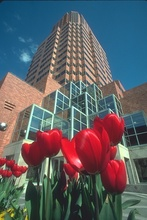
%> input picture MikeLi_lab03/bds1.jpg, 147 x 220 px, shrunk from 321 x 481 before the run
$ octave P4.m   (GNU Octave 9; MATLAB toolbox functions it lacks are replaced by stand-ins)
%> lines starting %> are read from the running program, lines starting %| are printed output that depends on the picture
### MikeLi_lab03/MengyangLi/hist_edge_detector.m
function [edge_map, ori_map] = hist_edge_detector(img,rad, num_orient,numbins)
    %Load the image and convert to grayscale
    if size(img, 3) == 3
        img = rgb2gray(img);
    end
    img = im2double(img);

    % get size of the image
    [rows,cols]=size(img);
    ori_map=zeros(rows,cols);
    edge_map=img;

    % set 8 orientations
    orientation=linspace(0,pi,8);
    m=1;
    n=1;
    for i=1+rad:rows-rad
        for j=1+rad:cols-rad
            chi_s=zeros(1,num_orient);
            for o=1:num_orient
            % define a circle
            [X,Y]=meshgrid(-rad:rad,-rad:rad);
            for p=1:2*rad+1
                for q=1:2*rad+1
                    xyvalue=X(p,q)^2+Y(p,q)^2;
                    % decide if the pixel is in the circle
                    if(xyvalue<=rad^2)% inside the circle
                        % get the angle of pixel
                        if(Y(p,q)>=0 && X(p,q)>=0)
                            angle=atan(Y(p,q)/X(p,q));
                        elseif(Y(p,q)>=0 && X(p,q)<=0)
                            angle=pi+atan(Y(p,q)/X(p,q));
                        elseif(Y(p,q)<=0 && X(p,q)>=0)
                            angle=2*pi+atan(Y(p,q)/X(p,q));
                        else
                            angle=pi+atan(Y(p,q)/X(p,q));
                        end
                        % decide left or right
                        if(angle>orientation(o)+pi)% left half
                            left(m)=img(i+(p-rad-1),j+(p-rad-1));
                            m=m+1;
                        else% right half
                            right(n)=img(i+(p-rad-1),j+(p-rad-1));
                            n=n+1;
                        end
                    else
                        % out of the cirle, ignore
                    end
                end
            end
            % compare
            g1=histcounts(left,numbins);
            h1=histcounts(right,numbins);
            % normalization
            g=g1./sum(g1);
            h=h1./sum(h1);
            for n=1:numbins
                 chi_s(o)=chi_s(o)+0.5*(g(n)-h(n))^2/(g(n)+h(n)+eps);
            end
            m=1;
            n=1;
            end
            [value,index]=max(chi_s);
            ori_map(i,j)=orientation(index);
        end
    end
    % non-max supression
    for i=rad:rows-rad
        for j=rad:cols-rad
            angle1=ori_map(i,j)/pi*180+90;
            if(angle1>360)
                angle1=angle1-360;
            end
            if(angle1>=340 || angle1<=22.5) || (angle1>=157.5 && angle1<=202.5)  % horizontal
                if (img(i,j+1)>img(i,j)) || (img(i,j-1)>img(i,j))
                    edge_map(i,j)=0;
                end
            elseif (angle1>22.5 && angle1<=67.5) || (angle1>202.5 && angle1<=247.5) % 45 degree
                if (img(i+1,j+1)>img(i,j)) || (img(i-1,j-1)>img(i,j))
                    edge_map(i,j)=0;
                end
            elseif (angle1>67.5 && angle1<=112.5) || (angle1>247.5 && angle1<=292.5) %vertical
                if (img(i-1,j)>img(i,j)) ||(img(i+1,j)>img(i,j))
                    edge_map(i,j)=0;
                end
            else
                if (img(i-1,j+1)>img(i,j)) || (img(i+1,j-1)>img(i,j))
                    edge_map(i,j)=0;
                end
            end
        end
    end
end

### MikeLi_lab03/MengyangLi/P4.m
bds1=imread("bds1.jpg");
%> bds1 is the input picture: size 220x147x3 uint8; mean R, G, B 93.9, 96, 100.5
bds2=imread("bds2.jpg");
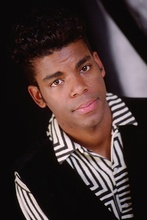
%> input picture MikeLi_lab03/bds2.jpg, 147 x 220 px, shrunk from 321 x 481 before the run
%> bds2 is the input picture: size 220x147x3 uint8; mean R, G, B 67.5, 51.8, 50.4
bds3=imread("bds3.jpg");
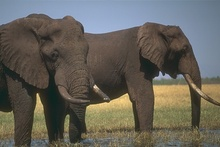
%> input picture MikeLi_lab03/bds3.jpg, 220 x 147 px, shrunk from 481 x 321 before the run
%> bds3 is the input picture: size 147x220x3 uint8; mean R, G, B 101.3, 98.2, 90.1
bds4=imread("bds4.jpg");
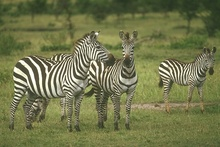
%> input picture MikeLi_lab03/bds4.jpg, 220 x 147 px, shrunk from 481 x 321 before the run
%> bds4 is the input picture: size 147x220x3 uint8; mean R, G, B 114.5, 118.4, 77
bds5=imread("bds5.jpg");
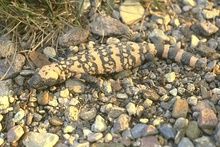
%> input picture MikeLi_lab03/bds5.jpg, 220 x 147 px, shrunk from 481 x 321 before the run
%> bds5 is the input picture: size 147x220x3 uint8; mean R, G, B 146.6, 135.1, 106.1
bds6=imread("bds6.jpg");
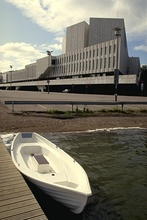
%> input picture MikeLi_lab03/bds6.jpg, 147 x 220 px, shrunk from 321 x 481 before the run
%> bds6 is the input picture: size 220x147x3 uint8; mean R, G, B 120.2, 116.4, 102.9

figure;
[img1,o1]=hist_edge_detector(bds1, 5,8,16);
%> in hist_edge_detector, `img = rgb2gray(img);`:
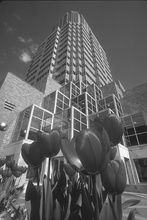
%> img: size 220x147 uint8; min 22, max 253, mean 95.9
%> (the run ends here)
